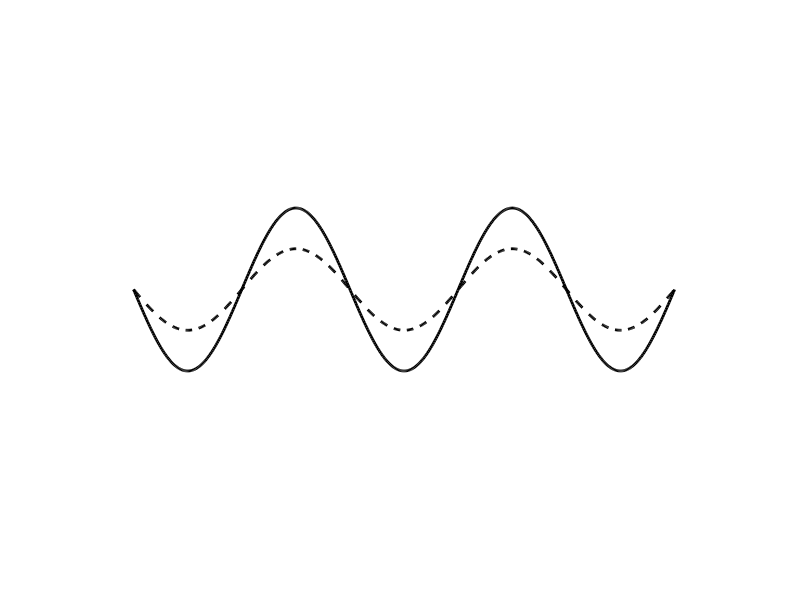
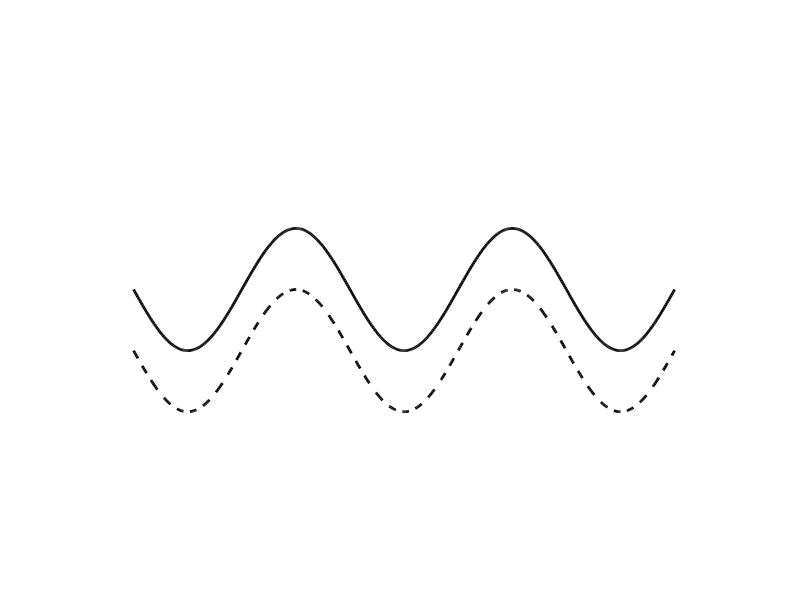

Write MATLAB code to recreate these figures, in order.
%% Simple sketches for neural variability and neural correlation
% Shutian-style minimal cartoons :)

clear; close all; clc

% Time axis
nT = 500;
t = linspace(-pi, 4*pi, nT);   % one cycle

% ---------- 1. Neural variability (different amplitudes) ----------
y1 = sin(t);          % neuron 1
y2 = y1/2;    % neuron 2, lower amplitude

figure('Position',[100 100 350 350]), hold on
plot(t, y1, 'k-', 'LineWidth', 2); 
plot(t, y2, 'k--', 'LineWidth', 2);
xlabel('Time')
ylabel('Activity')
ylim([-3, 3])
% title('Neuronal variability')
% axis tight
box off
set(gca, 'YTick', [], 'XTick', [])   % keep it schematic
axis off
saveas(gcf, 'NV.jpg')

%% ---------- 2. Neural correlation (identical waveform, vertical shift) ----------
offset = 1;              % vertical shift
z1 = sin(t);             % neuron 1
z2 = sin(t) - offset;    % neuron 2, same fluctuations + offset

figure('Position',[100 100 350 350]), hold on
plot(t, z1, 'k-', 'LineWidth', 2); 
plot(t, z2, 'k--', 'LineWidth', 2);
xlabel('Time')
ylabel('Activity')
% title('Neural correlation')
% axis tight
ylim([-4, 4])
box off
set(gca, 'YTick', [], 'XTick', [])
axis off

saveas(gcf, 'NC.jpg')
